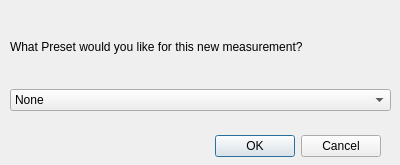
<?xml version="1.0" encoding="UTF-8"?>
<ui version="4.0">
 <class>presetDialog</class>
 <widget class="QDialog" name="presetDialog">
  <property name="geometry">
   <rect>
    <x>0</x>
    <y>0</y>
    <width>400</width>
    <height>165</height>
   </rect>
  </property>
  <property name="minimumSize">
   <size>
    <width>400</width>
    <height>165</height>
   </size>
  </property>
  <property name="maximumSize">
   <size>
    <width>400</width>
    <height>165</height>
   </size>
  </property>
  <property name="windowTitle">
   <string>Preset</string>
  </property>
  <property name="modal">
   <bool>true</bool>
  </property>
  <widget class="QDialogButtonBox" name="buttonBox">
   <property name="geometry">
    <rect>
     <x>40</x>
     <y>130</y>
     <width>341</width>
     <height>32</height>
    </rect>
   </property>
   <property name="orientation">
    <enum>Qt::Horizontal</enum>
   </property>
   <property name="standardButtons">
    <set>QDialogButtonBox::Cancel|QDialogButtonBox::Ok</set>
   </property>
  </widget>
  <widget class="QWidget" name="">
   <property name="geometry">
    <rect>
     <x>10</x>
     <y>10</y>
     <width>381</width>
     <height>101</height>
    </rect>
   </property>
   <layout class="QVBoxLayout" name="verticalLayout">
    <item>
     <widget class="QLabel" name="label">
      <property name="text">
       <string>What Preset would you like for this new measurement?</string>
      </property>
     </widget>
    </item>
    <item>
     <widget class="QComboBox" name="combo_preset">
      <item>
       <property name="text">
        <string>None</string>
       </property>
      </item>
     </widget>
    </item>
   </layout>
  </widget>
  <zorder>buttonBox</zorder>
  <zorder>combo_preset</zorder>
  <zorder>label</zorder>
  <zorder>combo_preset</zorder>
 </widget>
 <resources/>
 <connections>
  <connection>
   <sender>buttonBox</sender>
   <signal>accepted()</signal>
   <receiver>presetDialog</receiver>
   <slot>accept()</slot>
   <hints>
    <hint type="sourcelabel">
     <x>248</x>
     <y>254</y>
    </hint>
    <hint type="destinationlabel">
     <x>157</x>
     <y>274</y>
    </hint>
   </hints>
  </connection>
  <connection>
   <sender>buttonBox</sender>
   <signal>rejected()</signal>
   <receiver>presetDialog</receiver>
   <slot>reject()</slot>
   <hints>
    <hint type="sourcelabel">
     <x>316</x>
     <y>260</y>
    </hint>
    <hint type="destinationlabel">
     <x>286</x>
     <y>274</y>
    </hint>
   </hints>
  </connection>
 </connections>
</ui>
